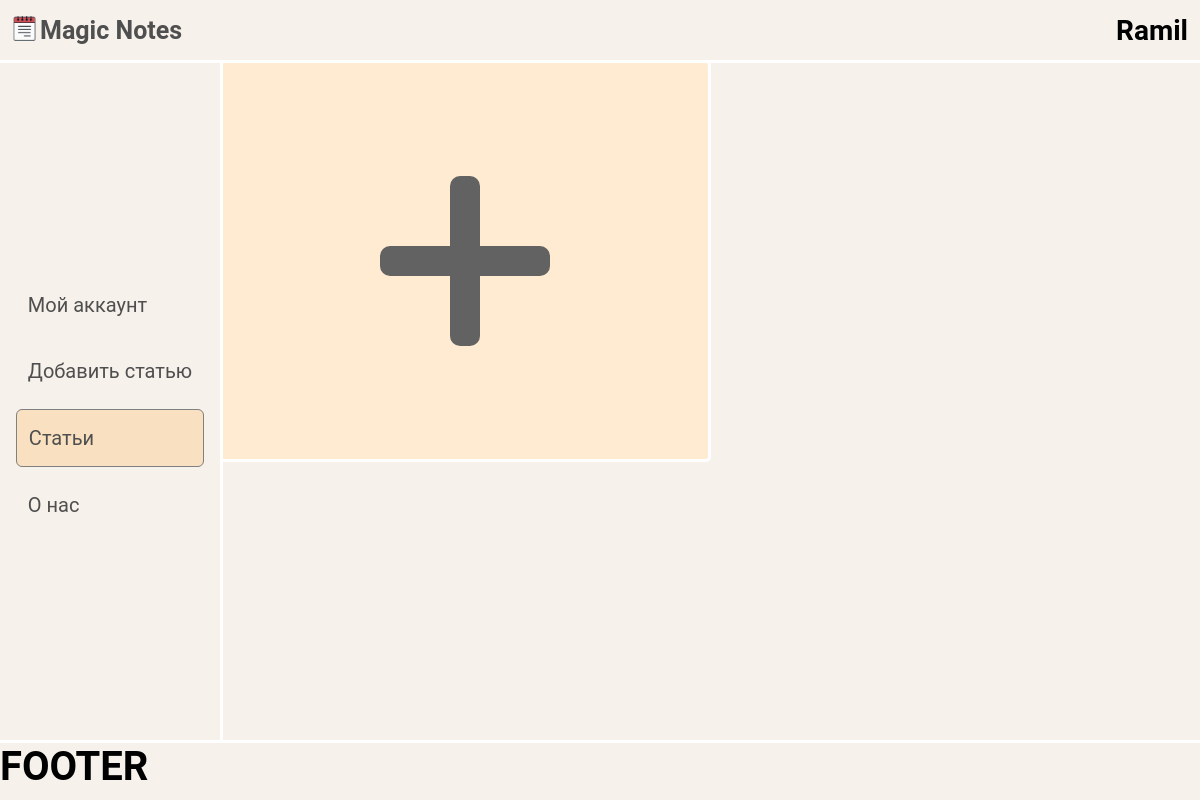
Page / (signed in) on the earlier database version.
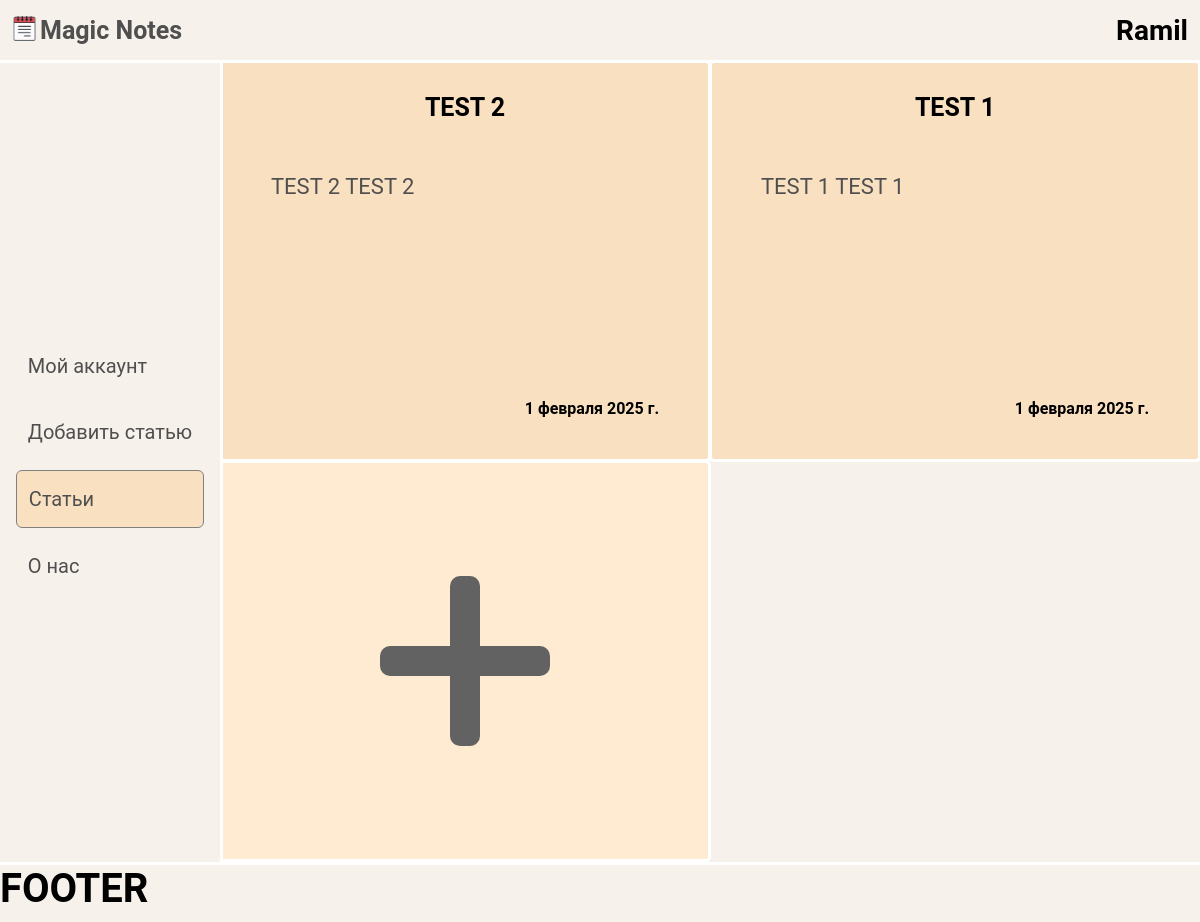
Same page on the later database version.
### Main/models.py (models this page shows, shortened)
class Notes(models.Model):
    title = models.CharField('Заголовок', max_length=50)
    anons = models.CharField('Анонс', max_length=100)
    text = models.TextField('Текст', max_length=2000)
    date = models.DateField('Дата')
    owner = models.ForeignKey(User, on_delete=models.CASCADE, null=True)
    class Meta:
        verbose_name = 'Заметка'
        verbose_name_plural = 'Заметки'

### Main/views.py (the view)
# urls.py: path('', views.index, name='home'),
def index(request):
    try:
        notes = Notes.objects.filter(owner=request.user)
        notes = notes[::-1]
        data = {'notes' : notes}
        return render(request, 'Main/index.html', data)
    except:
        return redirect('login')

### Main/templates/Main/index.html (shortened to what this page needs)
{% extends 'Main/layout.html' %}
{% load static %}
{% block content %}
    <div class="right_side">
        {% if user.is_authenticated %}
            {% for note in notes %}
                <a class="note_block" href="notes/{{ note.id }}/">
                    <div class="note">
                        <h2>{{ note.title }}</h2>
                        <p>{{ note.anons }}</p>
                        <h4>{{ note.date }}</h4>
                    </div>
                </a>
            {% endfor %}
                <a class="add_note_block" href="{% url 'create' %}">
                    <hr class="hr_plus">
                </a>
        {% else %}
                <h1>Пожалуйста, войдите в аккаунт</h1>
        {% endif %}
    </div>
{% endblock %}
{% block footer %}
    <footer>
        <div class="pc_footer">
            <h1>FOOTER</h1>
        </div>
    </footer>
{% endblock %}

Differences in the rows shown:
added Notes: title "TEST 2", anons "TEST 2 TEST 2", date "1 февраля 2025 г."
added Notes: title "TEST 1", anons "TEST 1 TEST 1", date "1 февраля 2025 г."
